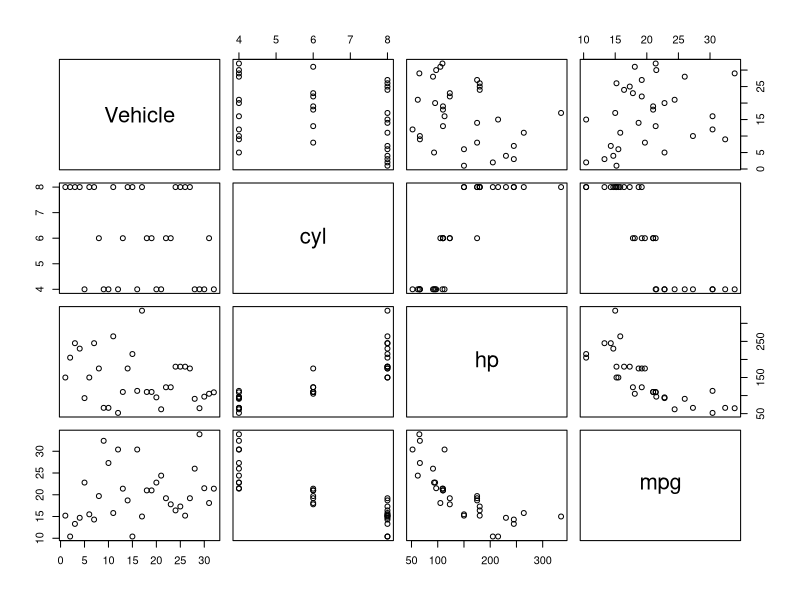

R code for this plot:
library(tidyverse)

mtcars
mydata <- mtcars %>%
  mutate(Vehicle = rownames(mtcars)) %>%
  select(Vehicle, cyl, hp, mpg)

head(mydata)
str(mydata)

print(mydata$mpg)
summary(mydata)
plot(mydata)


# S3 Class
s3_car <- list(
  vehicle = mydata$Vehicle[1],
  cylinder = mydata$cyl[1],
  horsepower = mydata$hp[1],
  milespergallon = mydata$mpg[1]
)

class(s3_car) <- "car_s3"

s3_car
class(s3_car)
isS4(s3_car)

s3_car$vehicle
s3_car$milespergallon

# S3 Print Method
print.car_s3 <- function(x, ...) {
  cat("Vehicle:", x$vehicle, "\n")
  cat("Cylinders:", x$cylinder, "\n")
  cat("Horsepower:", x$horsepower, "\n")
  cat("MPG:", x$milespergallon, "\n")
}

print(s3_car)


# S4 Class
setClass("s4_class",
         slots = list(vehicle = "character",
                      cylinders = "numeric",
                      horsepower = "numeric",
                      milespergallon = "numeric")
)

s4_car <- new("s4_class",
              vehicle = "Hyundai Elantra SEL",
              cylinders = 4,
              horsepower = 110,
              milespergallon = 38
)

s4_car@vehicle

# S4 Show Method
setMethod("show", "s4_class",
          function(object) {
            cat("Vehicle:", object@vehicle, "\n")
            cat("Cylinders:", object@cylinders, "\n")
            cat("Horsepower:", object@horsepower, "\n")
            cat("MPG:", object@milespergallon, "\n")
          }
)

show(s4_car)
